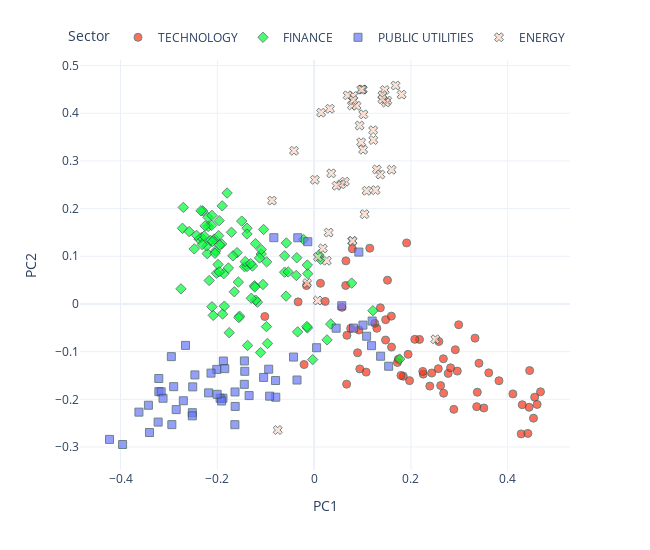

The notebook cell this image was saved under:
### Code cell
from utils.visualisation_functions import pca_plot_from_embeddings

pca_plot_from_embeddings(
    embedding_matrix=model.embeddings.weight.detach().numpy(),
    sectors=data.sectors,
    tickers=data.tickers,
    industries=data.industries,
    names=data.names,
    dimensions=2,
    reduced=True,
    method="PCA",
    return_df=False,
    rand_state=None,
)

### Figure 1 — Plotly figure (JSON) as saved in the notebook; plotly's stock layout.template omitted (floating-point values rounded to 4 significant figures; data arrays with more than 128 entries replaced by an {"elided": "..."} marker saying what was removed)
{"data": [{"customdata": {"elided": "67x3 str values"}, "hovertemplate": "<b>%{hovertext}</b><br><br>Sector=%{customdata[1]}<br>PC1=%{x}<br>PC2=%{y}<br>ticker=%{customdata[0]}<br>industry=%{customdata[2]}<extra></extra>", "hovertext": ["COMPUTER MANUFACTURING", "EDP SERVICES", "COMPUTER SOFTWARE: PREPACKAGED SOFTWARE", "SEMICONDUCTORS", "EDP SERVICES", "COMPUTER SOFTWARE: PREPACKAGED SOFTWARE", "EDP SERVICES", "SEMICONDUCTORS", "COMPUTER SOFTWARE: PREPACKAGED SOFTWARE", "ELECTRICAL PRODUCTS", "COMPUTER SOFTWARE: PREPACKAGED SOFTWARE", "EDP SERVICES", "COMPUTER SOFTWARE: PREPACKAGED SOFTWARE", "EDP SERVICES", "EDP SERVICES", "RADIO AND TELEVISION BROADCASTING AND COMMUNICATIONS EQUIPMENT", "SEMICONDUCTORS", "COMPUTER COMMUNICATIONS EQUIPMENT", "ELECTRICAL PRODUCTS", "INDUSTRIAL MACHINERY/COMPONENTS", "SEMICONDUCTORS", "COMPUTER COMMUNICATIONS EQUIPMENT", "SEMICONDUCTORS", "INDUSTRIAL MACHINERY/COMPONENTS", "COMPUTER SOFTWARE: PREPACKAGED SOFTWARE", "RADIO AND TELEVISION BROADCASTING AND COMMUNICATIONS EQUIPMENT", "INDUSTRIAL MACHINERY/COMPONENTS", "EDP SERVICES", "COMPUTER MANUFACTURING", "COMPUTER MANUFACTURING", "SEMICONDUCTORS", "SEMICONDUCTORS", "ADVERTISING", "INDUSTRIAL MACHINERY/COMPONENTS", "EDP SERVICES", "PROFESSIONAL SERVICES", "SEMICONDUCTORS", "INDUSTRIAL MACHINERY/COMPONENTS", "SEMICONDUCTORS", "PROFESSIONAL SERVICES", "COMPUTER SOFTWARE: PREPACKAGED SOFTWARE", "RADIO AND TELEVISION BROADCASTING AND COMMUNICATIONS EQUIPMENT", "SEMICONDUCTORS", "SEMICONDUCTORS", "ADVERTISING", "COMPUTER SOFTWARE: PREPACKAGED SOFTWARE", "ELECTRICAL PRODUCTS", "SEMICONDUCTORS", "ELECTRICAL PRODUCTS", "INDUSTRIAL MACHINERY/COMPONENTS", "COMPUTER SOFTWARE: PREPACKAGED SOFTWARE", "EDP SERVICES", "SEMICONDUCTORS", "SEMICONDUCTORS", "INDUSTRIAL MACHINERY/COMPONENTS", "SEMICONDUCTORS", "INDUSTRIAL MACHINERY/COMPONENTS", "COMPUTER SOFTWARE: PREPACKAGED SOFTWARE", "RETAIL: COMPUTER SOFTWARE & PERIPHERAL EQUIPMENT", "SEMICONDUCTORS", "COMPUTER SOFTWARE: PREPACKAGED SOFTWARE", "EDP SERVICES", "ELECTRONIC COMPONENTS", "ADVERTISING", "SEMICONDUCTORS", "COMPUTER PERIPHERAL EQUIPMENT", "EDP SERVICES"], "legendgroup": "TECHNOLOGY", "marker": {"color": "#FD3216", "line": {"color": "DarkSlateGrey", "width": 1}, "opacity": 0.7, "size": 8, "symbol": "circle"}, "mode": "markers", "name": "TECHNOLOGY", "orientation": "v", "showlegend": true, "type": "scatter", "x": [0.2771, 0.1477, 0.2676, 0.4534, -0.02072, 0.2178, 0.1369, 0.4301, 0.07553, 0.2959, 0.2391, 0.08988, 0.2082, 0.1843, -0.1018, 0.1741, 0.3373, 0.3507, 0.16, -0.01569, 0.4453, 0.06785, 0.2987, 0.1151, 0.1722, 0.2566, 0.07893, 0.06722, 0.282, 0.1795, 0.4679, 0.336, 0.05743, 0.01314, 0.1076, 0.02297, 0.3407, 0.4558, 0.382, 0.06531, 0.1972, 0.2432, 0.3325, 0.4279, 0.09269, 0.2887, 0.1297, 0.2919, 0.3609, 0.06571, 0.2256, 0.1517, 0.1942, 0.4609, 0.1912, 0.4109, -0.03307, 0.2615, 0.2671, 0.4443, 0.09448, 0.1479, 0.2578, 0.1596, 0.4418, 0.1254, 0.2246], "xaxis": "x", "y": [-0.1456, -0.07568, -0.1872, -0.2396, -0.1271, -0.07441, -0.008038, -0.2114, -0.05131, -0.1408, -0.1723, -0.1023, -0.07421, -0.1516, -0.02633, -0.1158, -0.1852, -0.2182, -0.09053, 0.0386, -0.1397, -0.06575, -0.04362, 0.117, -0.1228, -0.1359, 0.1157, -0.1682, -0.1339, -0.1499, -0.1843, -0.2154, -0.00708, 0.0433, -0.143, 0.005294, -0.1244, -0.1955, -0.161, 0.03884, -0.1608, -0.1449, -0.0717, -0.2725, -0.0547, -0.221, -0.05102, -0.09602, -0.1445, 0.09037, -0.1472, 0.04986, -0.1056, -0.2108, 0.128, -0.1886, 0.004417, -0.1712, -0.115, -0.2167, -0.1363, -0.03299, -0.07868, -0.02557, -0.2715, -0.04046, -0.1415], "yaxis": "y"}, {"customdata": {"elided": "93x3 str values"}, "hovertemplate": "<b>%{hovertext}</b><br><br>Sector=%{customdata[1]}<br>PC1=%{x}<br>PC2=%{y}<br>ticker=%{customdata[0]}<br>industry=%{customdata[2]}<extra></extra>", "hovertext": ["INVESTMENT MANAGERS", "DIVERSIFIED COMMERCIAL SERVICES", "LIFE INSURANCE", "PROPERTY-CASUALTY INSURERS", "ACCIDENT &HEALTH INSURANCE", "PROPERTY-CASUALTY INSURERS", "SPECIALTY INSURERS", "SPECIALTY INSURERS", "MAJOR BANKS", "FINANCE: CONSUMER SERVICES", "MAJOR BANKS", "MAJOR BANKS", "COMMERCIAL BANKS", "COMMERCIAL BANKS", "INVESTMENT MANAGERS", "MAJOR BANKS", "MAJOR BANKS", "MAJOR BANKS", "SPECIALTY INSURERS", "MAJOR BANKS", "MAJOR BANKS", "PROPERTY-CASUALTY INSURERS", "MAJOR BANKS", "MAJOR BANKS", "LIFE INSURANCE", "PROPERTY-CASUALTY INSURERS", "MAJOR BANKS", "PROPERTY-CASUALTY INSURERS", "MAJOR BANKS", "FINANCE: CONSUMER SERVICES", "FINANCE: CONSUMER SERVICES", "INVESTMENT MANAGERS", "MAJOR BANKS", "MAJOR BANKS", "MAJOR BANKS", "MAJOR BANKS", "MAJOR BANKS", "MAJOR BANKS", "MAJOR BANKS", "MAJOR BANKS", "MAJOR BANKS", "MAJOR BANKS", "MAJOR BANKS", "PROPERTY-CASUALTY INSURERS", "PROPERTY-CASUALTY INSURERS", "INVESTMENT MANAGERS", "LIFE INSURANCE", "PROPERTY-CASUALTY INSURERS", "PROPERTY-CASUALTY INSURERS", "PROPERTY-CASUALTY INSURERS", "SPECIALTY INSURERS", "MAJOR BANKS", "MAJOR BANKS", "MAJOR BANKS", "MAJOR BANKS", "PROPERTY-CASUALTY INSURERS", "SAVINGS INSTITUTIONS", "PROPERTY-CASUALTY INSURERS", "MAJOR BANKS", "MAJOR BANKS", "INVESTMENT BANKERS/BROKERS/SERVICE", "PROPERTY-CASUALTY INSURERS", "DIVERSIFIED COMMERCIAL SERVICES", "INVESTMENT BANKERS/BROKERS/SERVICE", "INVESTMENT BANKERS/BROKERS/SERVICE", "FINANCE/INVESTORS SERVICES", "PROPERTY-CASUALTY INSURERS", "MAJOR BANKS", "FINANCE: CONSUMER SERVICES", "MAJOR BANKS", "FINANCE: CONSUMER SERVICES", "MAJOR BANKS", "MAJOR BANKS", "MAJOR BANKS", "MAJOR BANKS", "LIFE INSURANCE", "MAJOR BANKS", "INVESTMENT BANKERS/BROKERS/SERVICE", "MAJOR BANKS", "PROPERTY-CASUALTY INSURERS", "MAJOR BANKS", "MAJOR BANKS", "ACCIDENT &HEALTH INSURANCE", "MAJOR BANKS", "MAJOR BANKS", "MAJOR BANKS", "MAJOR BANKS", "MAJOR BANKS", "MAJOR BANKS", "PROPERTY-CASUALTY INSURERS", "MAJOR BANKS", "MAJOR BANKS", "MAJOR BANKS"], "legendgroup": "FINANCE", "marker": {"color": "#00FE35", "line": {"color": "DarkSlateGrey", "width": 1}, "opacity": 0.7, "size": 8, "symbol": "diamond"}, "mode": "markers", "name": "FINANCE", "orientation": "v", "showlegend": true, "type": "scatter", "x": [-0.01312, -0.01383, -0.02178, -0.1566, -0.206, -0.1233, -0.1375, -0.09635, -0.2378, -0.09804, -0.1798, -0.272, 0.01329, -0.05733, -0.06086, -0.1592, -0.2209, -0.1386, -0.09849, -0.1094, -0.1044, -0.1754, -0.2477, -0.1911, -0.03403, -0.2752, -0.2193, -0.1985, -0.1437, 0.02674, -0.01492, -0.03579, -0.06086, -0.1224, -0.2221, -0.2189, -0.1973, -0.2036, -0.2141, -0.2117, -0.1057, -0.1093, -0.2301, -0.1386, -0.1962, 0.01005, -0.1496, -0.1128, -0.1892, -0.1866, -0.1106, -0.2328, -0.1274, -0.03682, -0.21, -0.2168, -0.1649, -0.1855, -0.2253, -0.2111, -0.01402, -0.1541, -0.002966, 0.1215, 0.03431, 0.1768, -0.1555, 0.07757, -0.1387, -0.1953, -0.05793, -0.1171, -0.2338, -0.121, -0.2271, -0.2313, -0.2048, -0.05362, -0.1207, -0.2085, -0.1771, -0.1423, -0.1677, -0.2429, -0.2582, -0.2016, -0.1958, -0.1708, -0.2703, -0.2111, -0.1298, -0.131, -0.1899], "xaxis": "x", "y": [0.06341, -0.05028, 0.1351, 0.04593, 0.1361, 0.03822, -0.08703, -0.08284, 0.136, 0.08835, 0.2327, 0.1587, 0.09374, 0.1279, 0.1011, 0.1076, 0.1056, 0.1589, -0.04759, 0.1048, 0.1563, -0.06029, 0.1155, 0.1258, -0.0586, 0.03164, 0.1817, 0.08275, 0.07823, -0.07536, -0.04738, 0.09696, 0.06666, 0.03549, 0.1218, 0.1625, 0.1433, 0.1109, 0.1332, 0.1648, 0.04087, 0.114, 0.1951, 0.07865, 0.1747, 0.1027, 0.1738, 0.09638, -0.02112, 0.06363, -0.1019, 0.1393, 0.07957, 0.05981, 0.1313, 0.04921, 0.02557, -0.00463, 0.1637, 0.1858, 0.08159, -0.02559, -0.1167, -0.01416, -0.04217, -0.1155, -0.02863, 0.04379, 0.1468, 0.1238, 0.01648, 0.003773, 0.1954, 0.1265, 0.1426, 0.1247, 0.1063, 0.06719, 0.008086, -0.02395, 0.07543, 0.08877, 0.1009, 0.1439, 0.1519, 0.06442, 0.06728, 0.1503, 0.2026, -0.005808, 0.01192, 0.08456, 0.2057], "yaxis": "y"}, {"customdata": {"elided": "57x3 str values"}, "hovertemplate": "<b>%{hovertext}</b><br><br>Sector=%{customdata[1]}<br>PC1=%{x}<br>PC2=%{y}<br>ticker=%{customdata[0]}<br>industry=%{customdata[2]}<extra></extra>", "hovertext": ["ELECTRIC UTILITIES: CENTRAL", "POWER GENERATION", "OIL/GAS TRANSMISSION", "POWER GENERATION", "WATER SUPPLY", "TELECOMMUNICATIONS EQUIPMENT", "ELECTRIC UTILITIES: CENTRAL", "TELECOMMUNICATIONS EQUIPMENT", "TELECOMMUNICATIONS EQUIPMENT", "POWER GENERATION", "ELECTRIC UTILITIES: CENTRAL", "TELECOMMUNICATIONS EQUIPMENT", "WATER SUPPLY", "ELECTRIC UTILITIES: CENTRAL", "ELECTRIC UTILITIES: CENTRAL", "POWER GENERATION", "POWER GENERATION", "ELECTRIC UTILITIES: CENTRAL", "ELECTRIC UTILITIES: CENTRAL", "ELECTRIC UTILITIES: CENTRAL", "POWER GENERATION", "TELECOMMUNICATIONS EQUIPMENT", "ELECTRIC UTILITIES: CENTRAL", "ELECTRIC UTILITIES: CENTRAL", "POWER GENERATION", "ELECTRIC UTILITIES: CENTRAL", "OIL/GAS TRANSMISSION", "POWER GENERATION", "OIL/GAS TRANSMISSION", "OIL/GAS TRANSMISSION", "ELECTRIC UTILITIES: CENTRAL", "OIL & GAS PRODUCTION", "ELECTRIC UTILITIES: CENTRAL", "POWER GENERATION", "POWER GENERATION", "TELECOMMUNICATIONS EQUIPMENT", "ELECTRIC UTILITIES: CENTRAL", "ELECTRIC UTILITIES: CENTRAL", "ELECTRIC UTILITIES: CENTRAL", "TELECOMMUNICATIONS EQUIPMENT", "POWER GENERATION", "OIL/GAS TRANSMISSION", "ELECTRIC UTILITIES: CENTRAL", "OIL/GAS TRANSMISSION", "OIL & GAS PRODUCTION", "TELECOMMUNICATIONS EQUIPMENT", "TELECOMMUNICATIONS EQUIPMENT", "NATURAL GAS DISTRIBUTION", "NATURAL GAS DISTRIBUTION", "TELECOMMUNICATIONS EQUIPMENT", "TELECOMMUNICATIONS EQUIPMENT", "NATURAL GAS DISTRIBUTION", "TELECOMMUNICATIONS EQUIPMENT", "POWER GENERATION", "ENVIRONMENTAL SERVICES", "NATURAL GAS DISTRIBUTION", "WATER SUPPLY"], "legendgroup": "PUBLIC UTILITIES", "marker": {"color": "#6A76FC", "line": {"color": "DarkSlateGrey", "width": 1}, "opacity": 0.7, "size": 8, "symbol": "square"}, "mode": "markers", "name": "PUBLIC UTILITIES", "orientation": "v", "showlegend": true, "type": "scatter", "x": [-0.3223, -0.218, -0.1634, -0.07919, -0.1043, 0.1187, -0.1875, 0.1086, 0.1375, -0.1884, -0.2011, 0.005167, -0.0919, -0.3208, -0.3424, -0.294, -0.4228, -0.1942, -0.2516, -0.3161, -0.295, 0.04553, -0.2509, -0.2517, -0.2702, -0.3122, -0.08319, -0.2463, -0.1911, -0.2004, -0.2657, -0.03375, -0.03534, -0.1637, -0.321, 0.08131, -0.213, -0.362, -0.2901, 0.05715, -0.285, -0.1846, -0.3958, -0.1343, -0.1433, -0.09381, 0.12, -0.01308, -0.144, 0.101, 0.1541, -0.1631, -0.07966, -0.3402, -0.04251, 0.09247, -0.1443], "xaxis": "x", "y": [-0.2478, -0.1865, -0.1846, -0.1956, -0.1541, -0.08747, -0.1197, -0.06767, -0.1096, -0.1977, -0.1373, -0.09182, -0.1934, -0.1839, -0.2124, -0.2531, -0.2841, -0.1977, -0.2281, -0.1843, -0.1105, -0.05081, -0.1739, -0.2347, -0.203, -0.1978, 0.139, -0.1488, -0.2035, -0.1895, -0.08692, 0.1388, -0.1596, -0.2533, -0.1563, -0.05063, -0.1451, -0.2269, -0.1735, -0.003739, -0.2216, -0.1357, -0.2948, -0.1922, -0.1412, -0.1369, -0.03578, 0.1306, -0.1195, -0.04439, -0.1307, -0.2149, -0.1606, -0.2697, -0.1114, 0.1088, -0.1686], "yaxis": "y"}, {"customdata": {"elided": "46x3 str values"}, "hovertemplate": "<b>%{hovertext}</b><br><br>Sector=%{customdata[1]}<br>PC1=%{x}<br>PC2=%{y}<br>ticker=%{customdata[0]}<br>industry=%{customdata[2]}<extra></extra>", "hovertext": ["INTEGRATED OIL COMPANIES", "OIL & GAS PRODUCTION", "OIL & GAS PRODUCTION", "INDUSTRIAL MACHINERY/COMPONENTS", "INDUSTRIAL MACHINERY/COMPONENTS", "METAL FABRICATIONS", "INTEGRATED OIL COMPANIES", "NATURAL GAS DISTRIBUTION", "INTEGRATED OIL COMPANIES", "INDUSTRIAL MACHINERY/COMPONENTS", "OIL & GAS PRODUCTION", "INTEGRATED OIL COMPANIES", "OIL & GAS PRODUCTION", "INTEGRATED OIL COMPANIES", "OIL & GAS PRODUCTION", "OIL & GAS PRODUCTION", "CONSUMER ELECTRONICS/APPLIANCES", "OIL & GAS PRODUCTION", "OIL & GAS PRODUCTION", "OIL & GAS PRODUCTION", "CONSUMER ELECTRONICS/APPLIANCES", "OILFIELD SERVICES/EQUIPMENT", "INTEGRATED OIL COMPANIES", "OIL & GAS PRODUCTION", "OIL REFINING/MARKETING", "ELECTRIC UTILITIES: CENTRAL", "OIL & GAS PRODUCTION", "OIL & GAS PRODUCTION", "OIL & GAS PRODUCTION", "OIL & GAS PRODUCTION", "OIL & GAS PRODUCTION", "OILFIELD SERVICES/EQUIPMENT", "OIL & GAS PRODUCTION", "CONSUMER ELECTRONICS/APPLIANCES", "OIL & GAS PRODUCTION", "OIL & GAS PRODUCTION", "OIL & GAS PRODUCTION", "OIL & GAS PRODUCTION", "OILFIELD SERVICES/EQUIPMENT", "OIL & GAS PRODUCTION", "OIL & GAS PRODUCTION", "OIL & GAS PRODUCTION", "OIL & GAS PRODUCTION", "INTEGRATED OIL COMPANIES", "METAL FABRICATIONS", "INTEGRATED OIL COMPANIES"], "legendgroup": "ENERGY", "marker": {"color": "#FED4C4", "line": {"color": "DarkSlateGrey", "width": 1}, "opacity": 0.7, "size": 8, "symbol": "x"}, "mode": "markers", "name": "ENERGY", "orientation": "v", "showlegend": true, "type": "scatter", "x": [0.07844, 0.1001, 0.07802, 0.007777, 0.007531, 0.09401, 0.03544, 0.03011, 0.127, 0.07964, 0.09726, 0.03267, 0.1297, -0.04147, 0.1003, 0.06357, 0.02632, 0.08774, 0.001597, 0.1511, -0.01444, 0.1223, 0.08069, 0.146, 0.01805, -0.07519, 0.06941, 0.09756, 0.08097, 0.1683, 0.1484, 0.122, 0.0144, 0.2505, 0.1601, 0.1412, 0.1042, 0.1086, 0.1019, 0.05587, 0.1369, 0.1013, 0.1809, 0.0466, 0.1409, -0.08698], "xaxis": "x", "y": [0.1319, 0.4501, 0.4165, 0.0983, 0.007211, 0.3742, 0.274, 0.1497, 0.2388, 0.1322, 0.3392, 0.4094, 0.2821, 0.3213, 0.4498, 0.2565, 0.09064, 0.4157, 0.2605, 0.4266, 0.04364, 0.3438, 0.436, 0.4488, 0.1165, -0.2644, 0.4376, 0.4495, 0.4274, 0.4582, 0.4226, 0.3643, 0.4012, -0.07415, 0.2815, 0.4377, 0.1883, 0.2374, 0.3977, 0.2509, 0.2714, 0.3235, 0.4391, 0.248, 0.4294, 0.2168], "yaxis": "y"}], "layout": {"height": 550, "legend": {"orientation": "h", "title": {"text": "Sector"}, "tracegroupgap": 0, "x": 1, "xanchor": "right", "y": 1.02, "yanchor": "bottom"}, "margin": {"t": 60}, "width": 650, "xaxis": {"anchor": "y", "domain": [0, 1], "title": {"text": "PC1"}}, "yaxis": {"anchor": "x", "domain": [0, 1], "title": {"text": "PC2"}}}}
